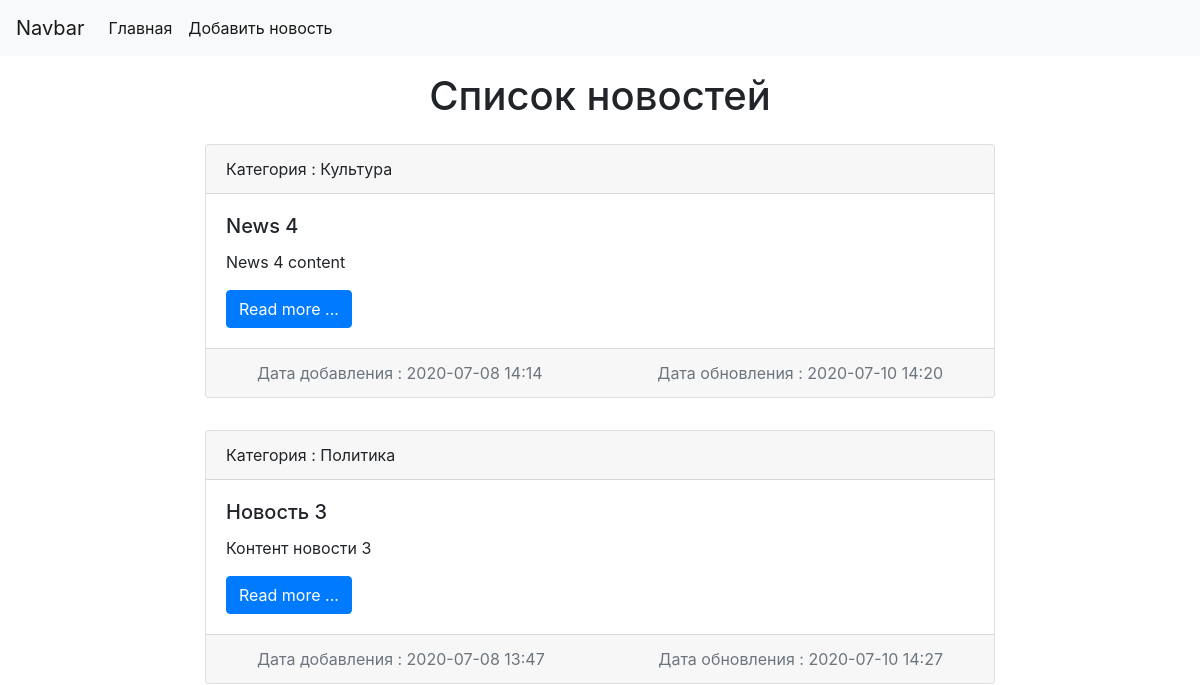
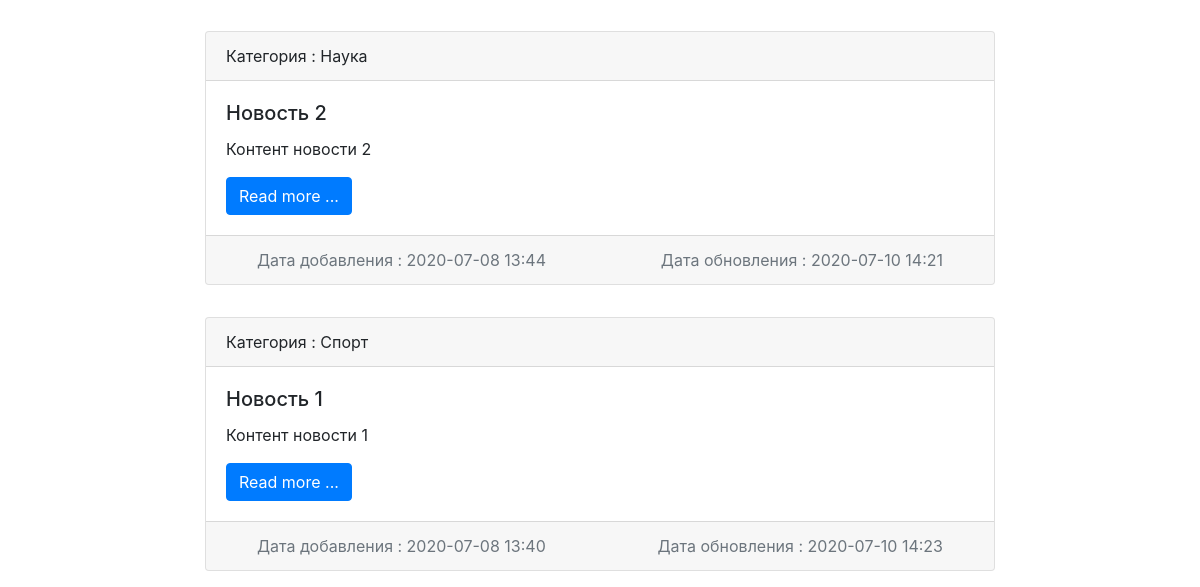
The app's page /, older data (2 pictures, top to bottom).
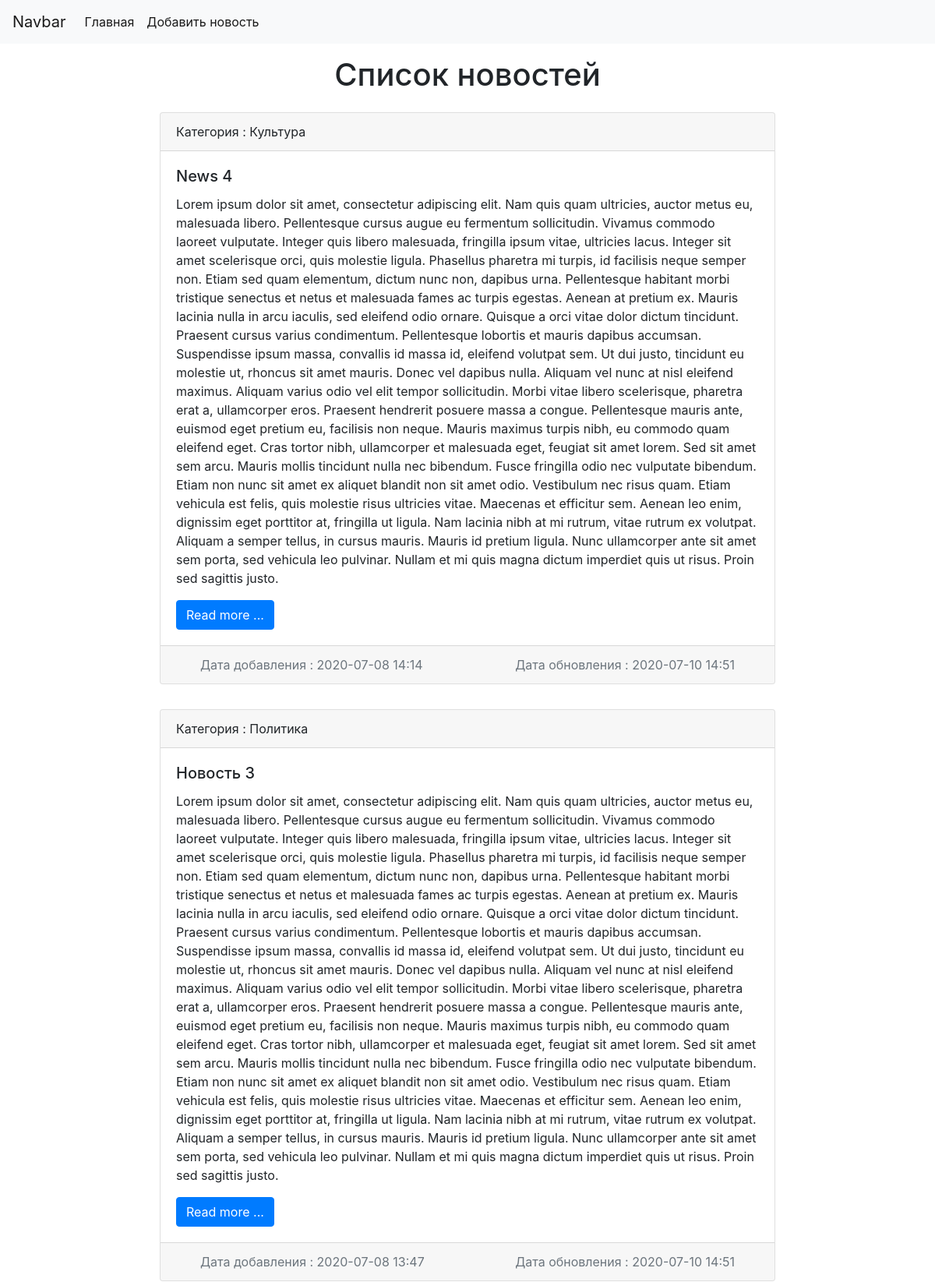
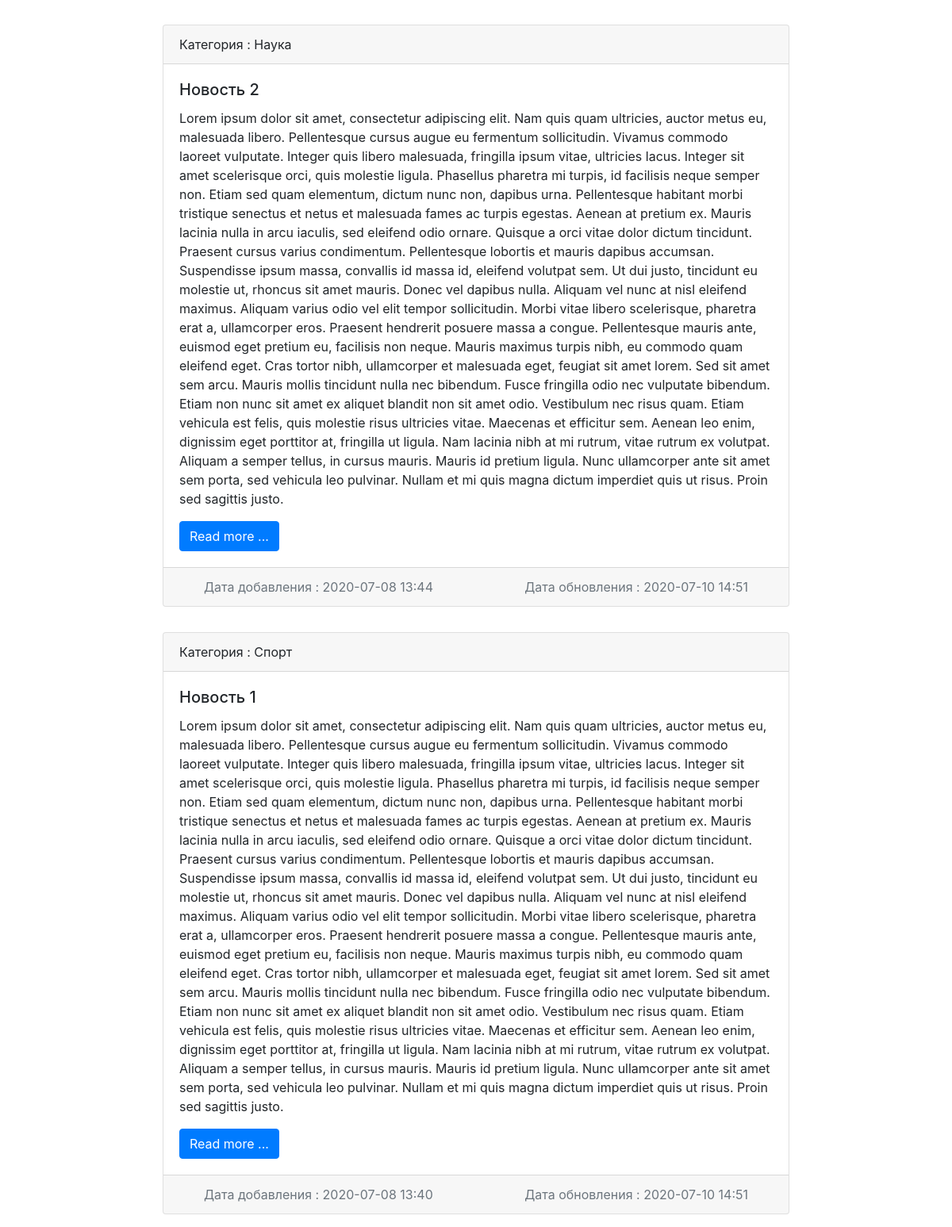
The same page, newer data (2 pictures, top to bottom).
### news/models.py (models this page shows, shortened)
class News(models.Model):
    title = models.CharField(max_length=150, verbose_name='Наименование')
    content = models.TextField(verbose_name='Контент')
    created_at = models.DateTimeField(auto_now_add=True, verbose_name='Опубликовано')
    update_at = models.DateTimeField(auto_now=True, verbose_name='Обновление')
    photo = models.ImageField(upload_to='photos/%Y/%m/%d', blank=True, verbose_name='Фото')
    is_published = models.BooleanField(default=True, verbose_name='Опубликовано ?')
    category = models.ForeignKey('Category', on_delete=models.PROTECT, null=True, verbose_name='Категория')
    class Meta:
        verbose_name = 'Новость'
        verbose_name_plural = 'Новости'
        ordering = ['-created_at']

class Category(models.Model):
    title = models.CharField(max_length=150, db_index=True, verbose_name='Наименование категории')
    class Meta:
        verbose_name = 'Категория'
        verbose_name_plural = 'Категории'
        ordering = ['title']

### news/views.py (the view)
# urls.py: path('', index),
def index(request):
    news = News.objects.all()
    context = {
        'news': news,
         'title': 'Список новостей',
         }
    return render(request, 'news/index.html', context)

### news/templates/news/index.html (shortened to what this page needs)
<!doctype html>
<html landfasg="en">
<head>
    <link rel="stylesheet" href="https://stackpath.bootstrapcdn.com/bootstrap/4.5.0/css/bootstrap.min.css"
>
</head>
<body>
    <nav class="navbar navbar-expand-lg navbar-light bg-light">
        <a class="navbar-brand" href="/">Navbar</a>
        <div class="collapse navbar-collapse" id="navbarSupportedContent">
            <ul class="navbar-nav mr-auto">
                <li class="nav-item active"><a class="nav-link" href="/">Главная</a></li>
                <li class="nav-item active"><a class="nav-link" href="/">Добавить новость</a></li>
            </ul>
        </div>
    </nav>
    <div class="conteiner mt-3">
        <h1 class="text-center">{{title}}</h1>
        <div class="row justify-content-center">
            {% for item in news %}
            <div class="col-md-8">
                <div class="card mb-3 mt-3">
                    <div class="card-header">
                        Категория : {{ item.category.title }}
                    </div>
                    <div class="card-body">
                        <h5 class="card-title">{{ item.title }}</h5>
                        <p class="card-text">{{ item.content }}</p>
                        <a href="#" class="btn btn-primary">Read more ...</a>
                    </div>
                    <div class="card-footer text-muted ">
                        <div class="row justify-content-between ml-3 mr-3">
                            <div class="col-auto"> Дата добавления : {{ item.created_at|date:"Y-m-d H:i" }}</div>
                            <div class="col-auto">
                                Дата обновления : {{ item.update_at|date:"Y-m-d H:i" }}
                            </div>
                        </div>
                    </div>
                </div>
            </div>
            {% endfor %}
        </div>
    </div>
</body>
</html>

Row changes from the older to the newer data that the page shows:
changed News "News 4": content "News 4 content" → "Lorem ipsum dolor sit amet, consectetur adipiscing elit. Nam quis quam ultricies, auctor metus eu, malesuada libero. Pellentesque cursus augue eu fermentum sollicitudin. Vivamus commodo laoreet vulputate. Integer quis libero malesuada, fringilla ipsum vitae, ultricies lacus. Integer sit amet scelerisque orci, quis molestie ligula. Phasellus pharetra mi turpis, id facilisis neque semper non. Etiam sed quam elementum, dictum nunc non, dapibus urna. Pellentesque habitant morbi tristique senectus et netus et malesuada fames ac turpis egestas. Aenean at pretium ex. Mauris lacinia nulla in arcu iaculis, sed eleifend odio ornare. Quisque a orci vitae dolor dictum tincidunt. Praesent cursus varius…"; update_at "2020-07-10 14:20" → "2020-07-10 14:51"
changed News "Новость 3": content "Контент новости 3" → "Lorem ipsum dolor sit amet, consectetur adipiscing elit. Nam quis quam ultricies, auctor metus eu, malesuada libero. Pellentesque cursus augue eu fermentum sollicitudin. Vivamus commodo laoreet vulputate. Integer quis libero malesuada, fringilla ipsum vitae, ultricies lacus. Integer sit amet scelerisque orci, quis molestie ligula. Phasellus pharetra mi turpis, id facilisis neque semper non. Etiam sed quam elementum, dictum nunc non, dapibus urna. Pellentesque habitant morbi tristique senectus et netus et malesuada fames ac turpis egestas. Aenean at pretium ex. Mauris lacinia nulla in arcu iaculis, sed eleifend odio ornare. Quisque a orci vitae dolor dictum tincidunt. Praesent cursus varius…"; update_at "2020-07-10 14:27" → "2020-07-10 14:51"
changed News "Новость 2": content "Контент новости 2" → "Lorem ipsum dolor sit amet, consectetur adipiscing elit. Nam quis quam ultricies, auctor metus eu, malesuada libero. Pellentesque cursus augue eu fermentum sollicitudin. Vivamus commodo laoreet vulputate. Integer quis libero malesuada, fringilla ipsum vitae, ultricies lacus. Integer sit amet scelerisque orci, quis molestie ligula. Phasellus pharetra mi turpis, id facilisis neque semper non. Etiam sed quam elementum, dictum nunc non, dapibus urna. Pellentesque habitant morbi tristique senectus et netus et malesuada fames ac turpis egestas. Aenean at pretium ex. Mauris lacinia nulla in arcu iaculis, sed eleifend odio ornare. Quisque a orci vitae dolor dictum tincidunt. Praesent cursus varius…"; update_at "2020-07-10 14:21" → "2020-07-10 14:51"
changed News "Новость 1": content "Контент новости 1" → "Lorem ipsum dolor sit amet, consectetur adipiscing elit. Nam quis quam ultricies, auctor metus eu, malesuada libero. Pellentesque cursus augue eu fermentum sollicitudin. Vivamus commodo laoreet vulputate. Integer quis libero malesuada, fringilla ipsum vitae, ultricies lacus. Integer sit amet scelerisque orci, quis molestie ligula. Phasellus pharetra mi turpis, id facilisis neque semper non. Etiam sed quam elementum, dictum nunc non, dapibus urna. Pellentesque habitant morbi tristique senectus et netus et malesuada fames ac turpis egestas. Aenean at pretium ex. Mauris lacinia nulla in arcu iaculis, sed eleifend odio ornare. Quisque a orci vitae dolor dictum tincidunt. Praesent cursus varius…"; update_at "2020-07-10 14:23" → "2020-07-10 14:51"
